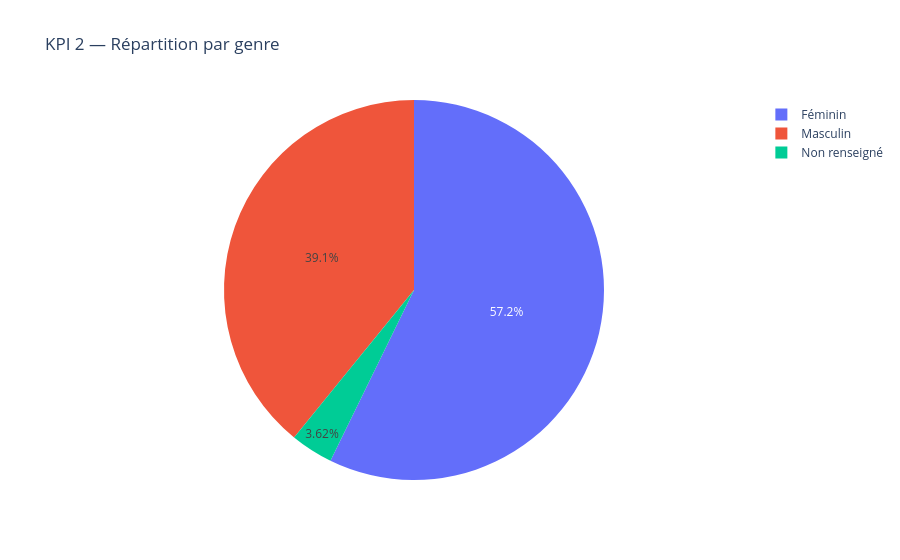

The notebook cell saved with this chart:
### Markdown cell above
### KPI 2 — Répartition par genre

### Code cell
genre_pct = df["genre"].value_counts(normalize=True).mul(100).round(1)
print(genre_pct)

fig2 = px.pie(df, names="genre", title="KPI 2 — Répartition par genre")
fig2.show()

### Figure 1 — Plotly figure (JSON) as saved in the notebook; plotly's stock layout.template omitted (floating-point values rounded to 4 significant figures; data arrays with more than 128 entries replaced by an {"elided": "..."} marker saying what was removed)
{"data": [{"domain": {"x": [0, 1], "y": [0, 1]}, "hovertemplate": "genre=%{label}<extra></extra>", "labels": {"elided": "138 str values"}, "legendgroup": "", "name": "", "showlegend": true, "type": "pie"}], "layout": {"legend": {"tracegroupgap": 0}, "title": {"text": "KPI 2 — Répartition par genre"}}}
